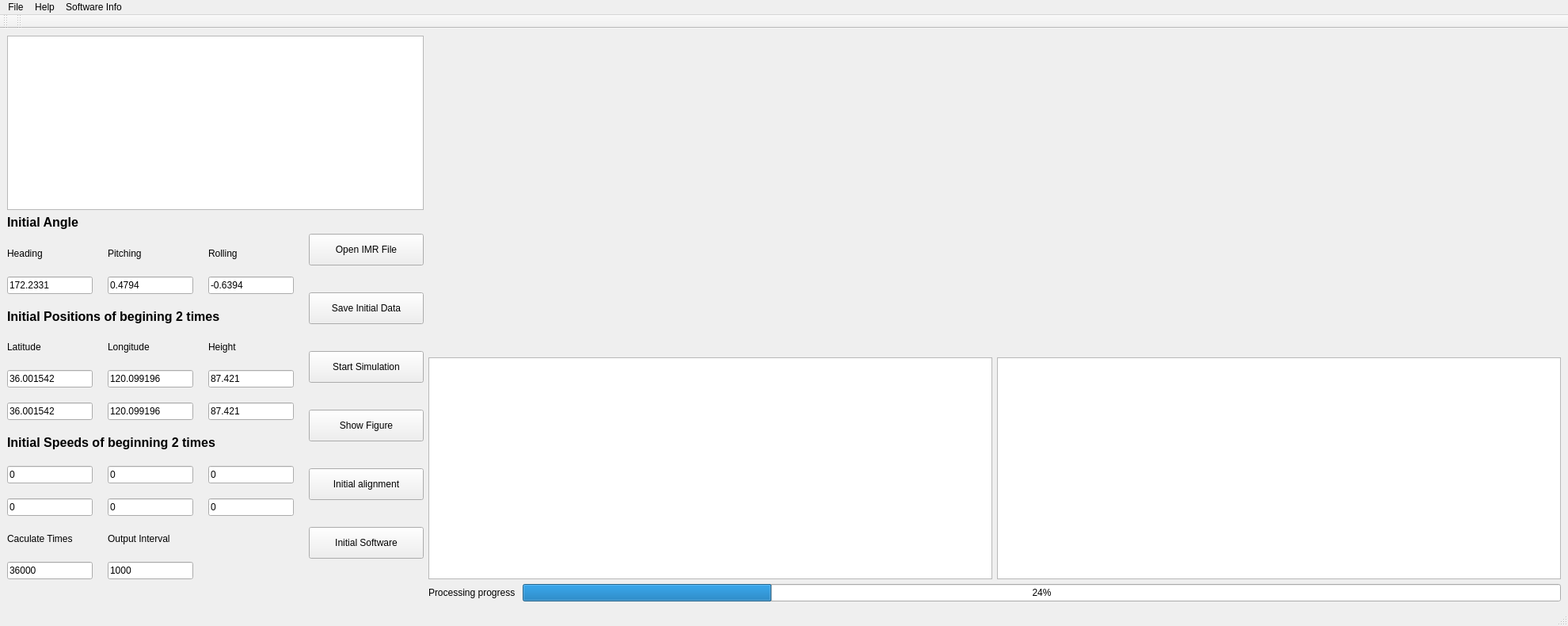
<?xml version="1.0" encoding="UTF-8"?>
<ui version="4.0">
 <class>MainWindow</class>
 <widget class="QMainWindow" name="MainWindow">
  <property name="geometry">
   <rect>
    <x>0</x>
    <y>0</y>
    <width>1980</width>
    <height>790</height>
   </rect>
  </property>
  <property name="windowTitle">
   <string>惯性导航数据解算软件_美化</string>
  </property>
  <property name="documentMode">
   <bool>false</bool>
  </property>
  <widget class="QWidget" name="centralwidget">
   <property name="sizePolicy">
    <sizepolicy hsizetype="Expanding" vsizetype="Expanding">
     <horstretch>0</horstretch>
     <verstretch>0</verstretch>
    </sizepolicy>
   </property>
   <layout class="QFormLayout" name="formLayout">
    <item row="0" column="0">
     <layout class="QGridLayout" name="left_gridLayout">
      <property name="sizeConstraint">
       <enum>QLayout::SetFixedSize</enum>
      </property>
      <item row="0" column="0">
       <widget class="QTableView" name="tableView"/>
      </item>
      <item row="1" column="0">
       <layout class="QGridLayout" name="gridLayout">
        <property name="sizeConstraint">
         <enum>QLayout::SetFixedSize</enum>
        </property>
        <property name="leftMargin">
         <number>0</number>
        </property>
        <property name="spacing">
         <number>19</number>
        </property>
        <item row="5" column="2">
         <widget class="QLineEdit" name="lineEdit_hei_1">
          <property name="text">
           <string>87.421</string>
          </property>
         </widget>
        </item>
        <item row="5" column="1">
         <widget class="QLineEdit" name="lineEdit_log_1">
          <property name="text">
           <string>120.099196</string>
          </property>
         </widget>
        </item>
        <item row="9" column="2">
         <widget class="QLineEdit" name="lineEdit_speed2_u">
          <property name="text">
           <string>0</string>
          </property>
         </widget>
        </item>
        <item row="1" column="1">
         <widget class="QLabel" name="label_2">
          <property name="sizePolicy">
           <sizepolicy hsizetype="Expanding" vsizetype="Expanding">
            <horstretch>0</horstretch>
            <verstretch>0</verstretch>
           </sizepolicy>
          </property>
          <property name="minimumSize">
           <size>
            <width>0</width>
            <height>20</height>
           </size>
          </property>
          <property name="text">
           <string>Pitching</string>
          </property>
         </widget>
        </item>
        <item row="7" column="0" colspan="3">
         <widget class="QLabel" name="label_9">
          <property name="minimumSize">
           <size>
            <width>0</width>
            <height>20</height>
           </size>
          </property>
          <property name="text">
           <string>&lt;html&gt;&lt;head/&gt;&lt;body&gt;&lt;p&gt;&lt;span style=&quot; font-size:12pt; font-weight:600;&quot;&gt;Initial Speeds of beginning 2 times&lt;/span&gt;&lt;/p&gt;&lt;/body&gt;&lt;/html&gt;</string>
          </property>
         </widget>
        </item>
        <item row="6" column="2">
         <widget class="QLineEdit" name="lineEdit_hei_2">
          <property name="text">
           <string>87.421</string>
          </property>
         </widget>
        </item>
        <item row="2" column="1">
         <widget class="QLineEdit" name="lineEdit_pitch">
          <property name="text">
           <string>0.4794</string>
          </property>
         </widget>
        </item>
        <item row="6" column="0">
         <widget class="QLineEdit" name="lineEdit_lat_2">
          <property name="text">
           <string>36.001542</string>
          </property>
         </widget>
        </item>
        <item row="3" column="0" colspan="3">
         <widget class="QLabel" name="label_5">
          <property name="text">
           <string>&lt;html&gt;&lt;head/&gt;&lt;body&gt;&lt;p&gt;&lt;span style=&quot; font-size:12pt; font-weight:600;&quot;&gt;Initial Positions of begining 2 times&lt;/span&gt;&lt;/p&gt;&lt;/body&gt;&lt;/html&gt;</string>
          </property>
         </widget>
        </item>
        <item row="10" column="0">
         <widget class="QLabel" name="label_11">
          <property name="minimumSize">
           <size>
            <width>0</width>
            <height>20</height>
           </size>
          </property>
          <property name="text">
           <string>Caculate Times</string>
          </property>
         </widget>
        </item>
        <item row="4" column="1">
         <widget class="QLabel" name="label_8">
          <property name="minimumSize">
           <size>
            <width>0</width>
            <height>20</height>
           </size>
          </property>
          <property name="text">
           <string>Longitude</string>
          </property>
         </widget>
        </item>
        <item row="4" column="2">
         <widget class="QLabel" name="label_6">
          <property name="minimumSize">
           <size>
            <width>0</width>
            <height>20</height>
           </size>
          </property>
          <property name="text">
           <string>Height</string>
          </property>
         </widget>
        </item>
        <item row="10" column="1">
         <widget class="QLabel" name="label_10">
          <property name="minimumSize">
           <size>
            <width>0</width>
            <height>20</height>
           </size>
          </property>
          <property name="text">
           <string>Output Interval</string>
          </property>
         </widget>
        </item>
        <item row="6" column="1">
         <widget class="QLineEdit" name="lineEdit_log_2">
          <property name="text">
           <string>120.099196</string>
          </property>
         </widget>
        </item>
        <item row="8" column="1">
         <widget class="QLineEdit" name="lineEdit_speed1_n">
          <property name="text">
           <string>0</string>
          </property>
         </widget>
        </item>
        <item row="5" column="0">
         <widget class="QLineEdit" name="lineEdit_lat_1">
          <property name="text">
           <string>36.001542</string>
          </property>
         </widget>
        </item>
        <item row="4" column="0">
         <widget class="QLabel" name="label_7">
          <property name="minimumSize">
           <size>
            <width>0</width>
            <height>20</height>
           </size>
          </property>
          <property name="text">
           <string>Latitude</string>
          </property>
         </widget>
        </item>
        <item row="8" column="0">
         <widget class="QLineEdit" name="lineEdit_speed1_e">
          <property name="text">
           <string>0</string>
          </property>
         </widget>
        </item>
        <item row="8" column="2">
         <widget class="QLineEdit" name="lineEdit_speed1_u">
          <property name="text">
           <string>0</string>
          </property>
         </widget>
        </item>
        <item row="1" column="2">
         <widget class="QLabel" name="label_3">
          <property name="sizePolicy">
           <sizepolicy hsizetype="Expanding" vsizetype="Expanding">
            <horstretch>0</horstretch>
            <verstretch>0</verstretch>
           </sizepolicy>
          </property>
          <property name="minimumSize">
           <size>
            <width>0</width>
            <height>20</height>
           </size>
          </property>
          <property name="text">
           <string>Rolling</string>
          </property>
         </widget>
        </item>
        <item row="11" column="1">
         <widget class="QLineEdit" name="lineEdit_output_interval">
          <property name="text">
           <string>1000</string>
          </property>
         </widget>
        </item>
        <item row="2" column="2">
         <widget class="QLineEdit" name="lineEdit_roll">
          <property name="text">
           <string>-0.6394</string>
          </property>
         </widget>
        </item>
        <item row="1" column="0">
         <widget class="QLabel" name="label">
          <property name="sizePolicy">
           <sizepolicy hsizetype="Expanding" vsizetype="Expanding">
            <horstretch>0</horstretch>
            <verstretch>0</verstretch>
           </sizepolicy>
          </property>
          <property name="minimumSize">
           <size>
            <width>0</width>
            <height>20</height>
           </size>
          </property>
          <property name="text">
           <string>Heading</string>
          </property>
         </widget>
        </item>
        <item row="2" column="0">
         <widget class="QLineEdit" name="lineEdit_heading">
          <property name="text">
           <string>172.2331</string>
          </property>
         </widget>
        </item>
        <item row="9" column="1">
         <widget class="QLineEdit" name="lineEdit_speed2_n">
          <property name="text">
           <string>0</string>
          </property>
         </widget>
        </item>
        <item row="11" column="0">
         <widget class="QLineEdit" name="lineEdit_total_num">
          <property name="text">
           <string>36000</string>
          </property>
         </widget>
        </item>
        <item row="9" column="0">
         <widget class="QLineEdit" name="lineEdit_speed2_e">
          <property name="text">
           <string>0</string>
          </property>
         </widget>
        </item>
        <item row="0" column="0" colspan="3">
         <widget class="QLabel" name="label_4">
          <property name="sizePolicy">
           <sizepolicy hsizetype="Expanding" vsizetype="Expanding">
            <horstretch>0</horstretch>
            <verstretch>0</verstretch>
           </sizepolicy>
          </property>
          <property name="minimumSize">
           <size>
            <width>0</width>
            <height>20</height>
           </size>
          </property>
          <property name="text">
           <string>&lt;html&gt;&lt;head/&gt;&lt;body&gt;&lt;p&gt;&lt;span style=&quot; font-size:12pt; font-weight:600;&quot;&gt;Initial Angle&lt;/span&gt;&lt;/p&gt;&lt;/body&gt;&lt;/html&gt;</string>
          </property>
         </widget>
        </item>
        <item row="0" column="3" rowspan="12">
         <layout class="QVBoxLayout" name="verticalLayout">
          <property name="spacing">
           <number>10</number>
          </property>
          <property name="sizeConstraint">
           <enum>QLayout::SetFixedSize</enum>
          </property>
          <property name="bottomMargin">
           <number>0</number>
          </property>
          <item>
           <widget class="QPushButton" name="pushButton">
            <property name="minimumSize">
             <size>
              <width>145</width>
              <height>40</height>
             </size>
            </property>
            <property name="text">
             <string>Open IMR File</string>
            </property>
           </widget>
          </item>
          <item>
           <widget class="QPushButton" name="pushButton_2">
            <property name="minimumSize">
             <size>
              <width>145</width>
              <height>40</height>
             </size>
            </property>
            <property name="text">
             <string>Save Initial Data</string>
            </property>
           </widget>
          </item>
          <item>
           <widget class="QPushButton" name="pushButton_3">
            <property name="minimumSize">
             <size>
              <width>145</width>
              <height>40</height>
             </size>
            </property>
            <property name="text">
             <string>Start Simulation</string>
            </property>
           </widget>
          </item>
          <item>
           <widget class="QPushButton" name="pushButton_4">
            <property name="minimumSize">
             <size>
              <width>145</width>
              <height>40</height>
             </size>
            </property>
            <property name="text">
             <string>Show Figure</string>
            </property>
           </widget>
          </item>
          <item>
           <widget class="QPushButton" name="pushButton_6">
            <property name="minimumSize">
             <size>
              <width>145</width>
              <height>40</height>
             </size>
            </property>
            <property name="text">
             <string>Initial alignment</string>
            </property>
           </widget>
          </item>
          <item>
           <widget class="QPushButton" name="pushButton_5">
            <property name="minimumSize">
             <size>
              <width>145</width>
              <height>40</height>
             </size>
            </property>
            <property name="text">
             <string>Initial Software</string>
            </property>
           </widget>
          </item>
         </layout>
        </item>
       </layout>
      </item>
     </layout>
    </item>
    <item row="0" column="1">
     <layout class="QGridLayout" name="gridLayout_3">
      <item row="1" column="0">
       <widget class="QTableView" name="logview"/>
      </item>
      <item row="0" column="0" colspan="2">
       <widget class="QChartView" name="widget" native="true">
        <property name="minimumSize">
         <size>
          <width>400</width>
          <height>400</height>
         </size>
        </property>
       </widget>
      </item>
      <item row="1" column="1">
       <widget class="QTableView" name="tableView_result"/>
      </item>
     </layout>
    </item>
    <item row="1" column="1">
     <layout class="QHBoxLayout" name="horizontalLayout_2">
      <item>
       <widget class="QLabel" name="label_12">
        <property name="text">
         <string>Processing progress </string>
        </property>
       </widget>
      </item>
      <item>
       <widget class="QProgressBar" name="progressBar">
        <property name="value">
         <number>24</number>
        </property>
       </widget>
      </item>
     </layout>
    </item>
   </layout>
  </widget>
  <widget class="QMenuBar" name="menubar">
   <property name="geometry">
    <rect>
     <x>0</x>
     <y>0</y>
     <width>1980</width>
     <height>26</height>
    </rect>
   </property>
   <widget class="QMenu" name="menu">
    <property name="title">
     <string>File</string>
    </property>
    <addaction name="actionOpen_file"/>
    <addaction name="actionSave_file"/>
    <addaction name="actionSave_Image"/>
    <addaction name="actionSave_log"/>
   </widget>
   <widget class="QMenu" name="menu_2">
    <property name="title">
     <string>Software Info</string>
    </property>
    <addaction name="separator"/>
    <addaction name="actionAbout"/>
   </widget>
   <widget class="QMenu" name="menuHelp">
    <property name="title">
     <string>Help</string>
    </property>
    <addaction name="actionHelp_Document"/>
   </widget>
   <addaction name="menu"/>
   <addaction name="menuHelp"/>
   <addaction name="menu_2"/>
  </widget>
  <widget class="QStatusBar" name="statusbar"/>
  <widget class="QToolBar" name="toolBar">
   <property name="windowTitle">
    <string>toolBar</string>
   </property>
   <attribute name="toolBarArea">
    <enum>TopToolBarArea</enum>
   </attribute>
   <attribute name="toolBarBreak">
    <bool>false</bool>
   </attribute>
  </widget>
  <widget class="QToolBar" name="toolBar_2">
   <property name="windowTitle">
    <string>toolBar_2</string>
   </property>
   <attribute name="toolBarArea">
    <enum>TopToolBarArea</enum>
   </attribute>
   <attribute name="toolBarBreak">
    <bool>false</bool>
   </attribute>
  </widget>
  <action name="actionAbout">
   <property name="icon">
    <iconset>
     <normalon>:/QRibbon/Resource/icon/about.ico</normalon>
    </iconset>
   </property>
   <property name="text">
    <string>About</string>
   </property>
  </action>
  <action name="actionHelp_Document">
   <property name="icon">
    <iconset resource="icon.qrc">
     <normaloff>:/QRibbon/Resource/icon/help.ico</normaloff>
     <normalon>:/QRibbon/Resource/icon/help.ico</normalon>:/QRibbon/Resource/icon/help.ico</iconset>
   </property>
   <property name="text">
    <string>Help Document</string>
   </property>
  </action>
  <action name="actionOpen_file">
   <property name="icon">
    <iconset resource="icon.qrc">
     <normaloff>:/QRibbon/Resource/icon/open.ico</normaloff>:/QRibbon/Resource/icon/open.ico</iconset>
   </property>
   <property name="text">
    <string>Open file</string>
   </property>
  </action>
  <action name="actionSave_file">
   <property name="icon">
    <iconset resource="icon.qrc">
     <normaloff>:/QRibbon/Resource/icon/save.ico</normaloff>:/QRibbon/Resource/icon/save.ico</iconset>
   </property>
   <property name="text">
    <string>Save file</string>
   </property>
  </action>
  <action name="actionSave_Image">
   <property name="icon">
    <iconset resource="icon.qrc">
     <normaloff>:/QRibbon/Resource/icon/save_image.ico</normaloff>:/QRibbon/Resource/icon/save_image.ico</iconset>
   </property>
   <property name="text">
    <string>Save Image</string>
   </property>
  </action>
  <action name="actionSave_log">
   <property name="icon">
    <iconset resource="icon.qrc">
     <normaloff>:/QRibbon/Resource/icon/save_log.ico</normaloff>:/QRibbon/Resource/icon/save_log.ico</iconset>
   </property>
   <property name="text">
    <string>Save log</string>
   </property>
  </action>
 </widget>
 <customwidgets>
  <customwidget>
   <class>QChartView</class>
   <extends>QWidget</extends>
   <header location="global">qchartview.h</header>
   <container>1</container>
  </customwidget>
 </customwidgets>
 <resources>
  <include location="icon.qrc"/>
 </resources>
 <connections/>
</ui>
